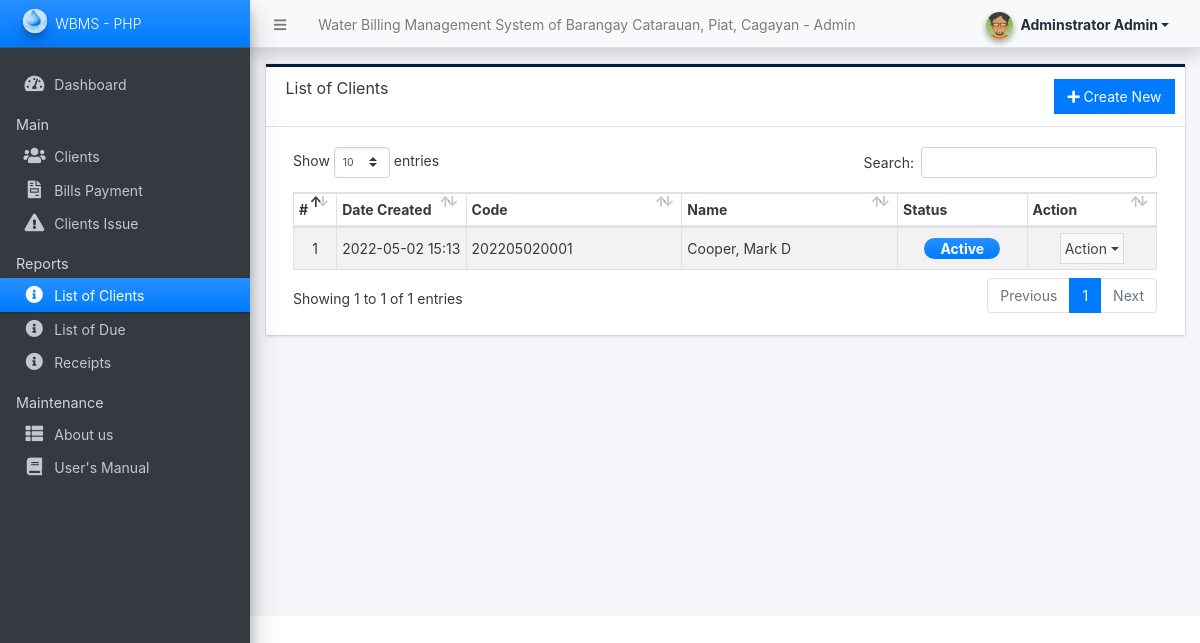
The page /admin/?page=clients (signed in) on the database as committed earlier.
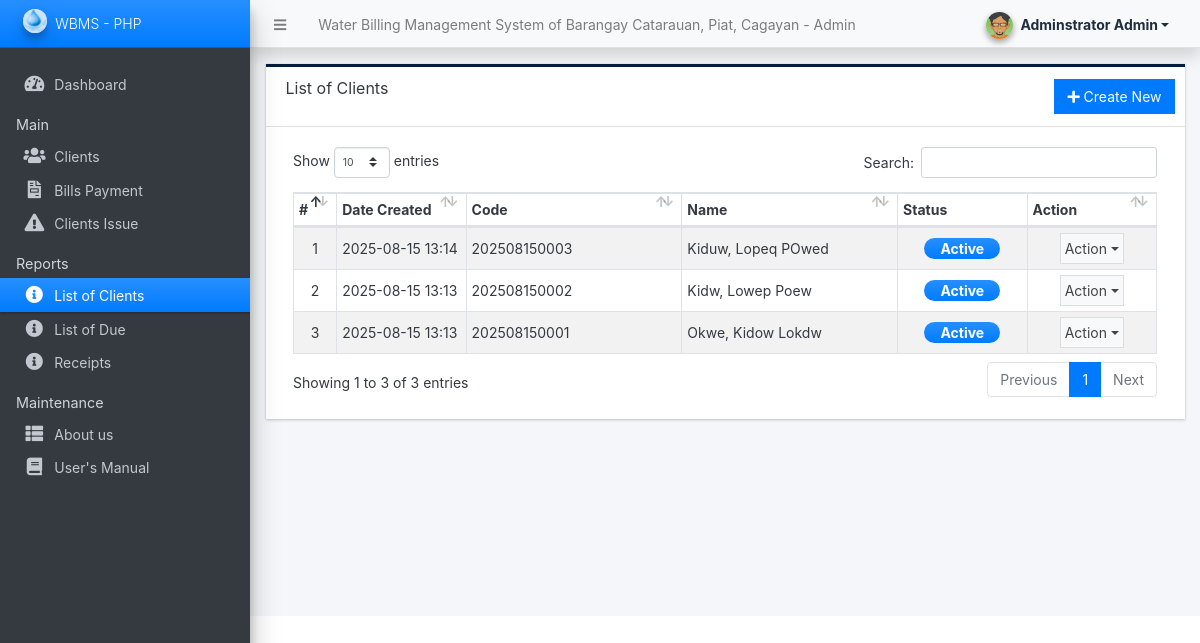
The same page on the database as committed later.
### tables this page shows
CREATE TABLE `client_list` (
  `id` int(30) NOT NULL,
  `code` varchar(100) NOT NULL,
  `category_id` int(30) NOT NULL,
  `firstname` text NOT NULL,
  `middlename` text DEFAULT NULL,
  `lastname` text NOT NULL,
  `contact` text NOT NULL,
  `address` text NOT NULL,
  `meter_code` varchar(100) NOT NULL,
  `first_reading` float(12,2) NOT NULL,
  `status` tinyint(1) NOT NULL DEFAULT 1,
  `delete_flag` tinyint(1) NOT NULL DEFAULT 0,
  `date_created` datetime NOT NULL DEFAULT current_timestamp(),
  `date_updated` datetime NOT NULL DEFAULT current_timestamp() ON UPDATE current_timestamp()
);

### classes/DBConnection.php (called while the page is built, shortened)
<?php
class DBConnection{
    private $host = DB_SERVER;
    private $username = DB_USERNAME;
    private $password = DB_PASSWORD;
    private $database = DB_NAME;
    public $conn;
    public function __construct(){
        if (!isset($this->conn)) {
            $this->conn = new mysqli($this->host, $this->username, $this->password, $this->database);
        }
    }
}
?>

### classes/SystemSettings.php (called while the page is built, shortened)
<?php
class SystemSettings extends DBConnection{
	function info($field=''){
		if(!empty($field)){
			if(isset($_SESSION['system_info'][$field]))
				return $_SESSION['system_info'][$field];
			else
				return false;
		}else{
			return false;
		}
	}
}
$_settings = new SystemSettings();
?>

### config.php (called while the page is built, shortened)
<?php
require_once('classes/DBConnection.php');
require_once('classes/SystemSettings.php');
function validate_image($file){
	if(!empty($file)){
        $ex = explode("?",$file);
        $file = $ex[0];
        $ts = isset($ex[1]) ? "?".$ex[1] : '';
		if(is_file(base_app.$file)){
			return base_url.$file.$ts;
		}else{
			return base_url.'dist/img/no-image-available.png';
		}
	}else{
		return base_url.'dist/img/no-image-available.png';
	}
}
?>

### admin/clients/index.php (the view, shortened to what the changed rows need)
<div class="card card-outline rounded-0 card-navy">
	<div class="card-header">
		<h3 class="card-title">List of Clients</h3>
		<div class="card-tools">
			<a href="./?page=clients/manage_client" id="create_new" class="btn btn-flat btn-primary"><span class="fas fa-plus"></span>  Create New</a>
		</div>
	</div>
	<div class="card-body">
        <div class="container-fluid">
			<table class="table table-hover table-striped table-bordered" id="list">
				<colgroup>
					<col width="5%">
					<col width="15%">
					<col width="25%">
					<col width="25%">
					<col width="15%">
					<col width="15%">
				</colgroup>
				<thead>
					<tr>
						<th>#</th>
						<th>Date Created</th>
						<th>Code</th>
						<th>Name</th>
						<th>Status</th>
						<th>Action</th>
					</tr>
				</thead>
				<tbody>
					<?php
					$i = 1;
						$qry = $conn->query("SELECT *,concat(lastname, ', ', firstname, ' ', coalesce(middlename,'')) as `name` from `client_list` where delete_flag = 0 order by unix_timestamp(`date_created`) desc ");
						while($row = $qry->fetch_assoc()):
					?>
						<tr>
							<td class="text-center"><?php echo $i++; ?></td>
							<td><?php echo date("Y-m-d H:i",strtotime($row['date_created'])) ?></td>
							<td><?php echo $row['code'] ?></td>
							<td><?php echo $row['name'] ?></td>
							<td class="text-center">
								<?php
								switch($row['status']){
									case 1:
										echo '<span class="badge badge-primary bg-gradient-primary text-sm px-3 rounded-pill">Active</span>';
										break;
								}
								?>
                            </td>
							<td align="center">
								 <button type="button" class="btn btn-flat p-1 btn-default btn-sm dropdown-toggle dropdown-icon" data-toggle="dropdown">
				                  		Action
				                  </button>
							</td>
						</tr>
					<?php endwhile; ?>
				</tbody>
			</table>
		</div>
	</div>
</div>

### admin/inc/navigation.php (shortened to what the changed rows need)
<aside class="main-sidebar sidebar-dark-primary elevation-4 sidebar-no-expand">
  <a href="<?php echo base_url ?>admin" class="brand-link bg-gradient-primary text-sm">
  <img src="<?php echo validate_image($_settings->info('logo'))?>" alt="Store Logo" class="brand-image img-circle elevation-3 bg-gradient-light" style="opacity: .8;width: 1.5rem;height: 1.5rem;max-height: unset">
  <span class="brand-text font-weight-light"><?php echo $_settings->info('short_name') ?></span>
  </a>
</aside>

Rows that differ between the two databases and show on the page:
removed client_list: date_created "2022-05-02 15:13", code "202205020001", name "Cooper, Mark D", status "Active"
added client_list: date_created "2025-08-15 13:14", code "202508150003", name "Kiduw, Lopeq POwed", status "Active"
added client_list: date_created "2025-08-15 13:13", code "202508150002", name "Kidw, Lowep Poew", status "Active"
added client_list: date_created "2025-08-15 13:13", code "202508150001", name "Okwe, Kidow Lokdw", status "Active"
Other text that changed with them:
text written by a page script: "Show entries Search: Showing 1 to 1 of 1 entries Previous 1 Next" → "Show entries Search: Showing 1 to 3 of 3 entries Previous 1 Next"
